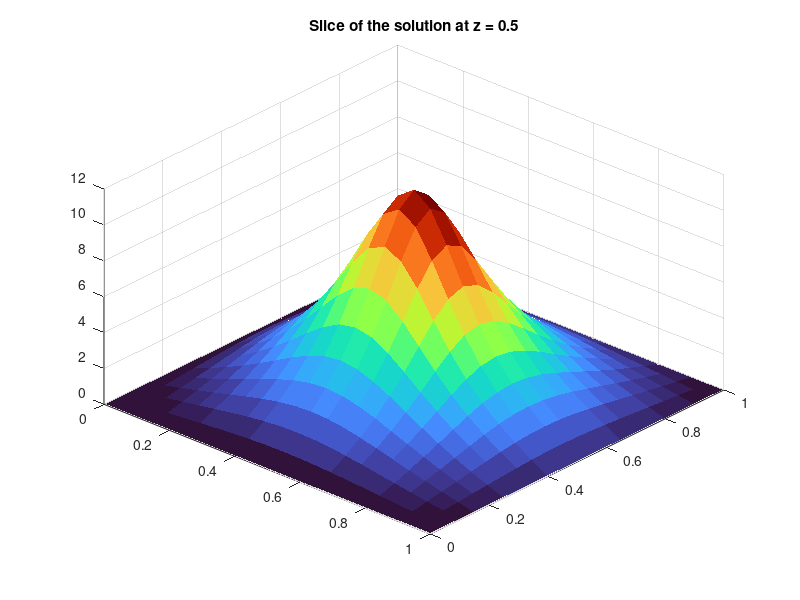
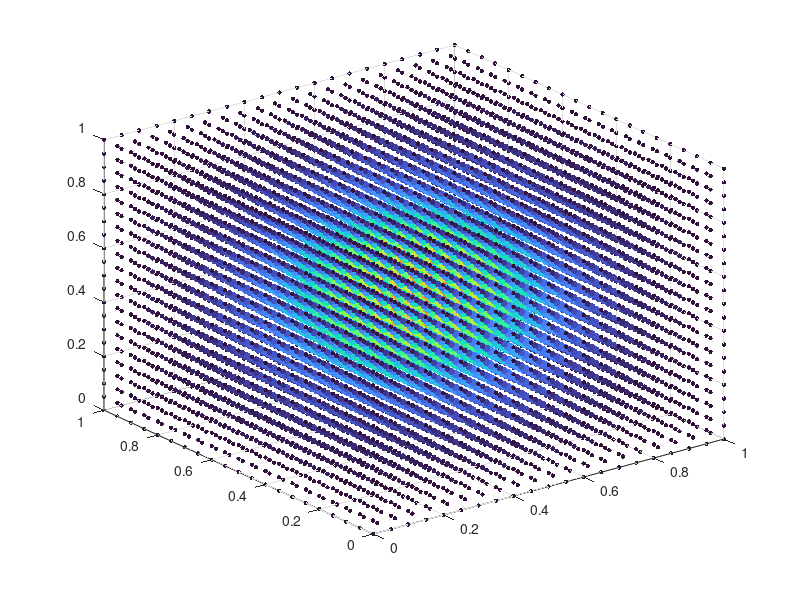

Reproduce these figures in MATLAB, in order. (Note: this script raises an error after producing the figures.)
% newtons method for PDE's
% written by fixedotter

clear; clc;

% boring const
n = 20; dx = 1/n; n_half = round(n/2);
ds = 0.1; % s_f = 3*pi^2; % final s
s_f = 0;

% array of s 
s_array = 0:ds:s_f;
u_array = zeros(1,length(s_array)); % to store solutions for each s

% basically just the grid
x = linspace(0,1,n+1)'; xs = x(2:end-1); % full and interior pts in interval 
[YS,XS,ZS] = meshgrid(xs,xs,xs); % grid of interior points

% defining the laplacian in 2d
I  = speye(n-1);
I_sq = speye((n-1)^2);
D2 = spdiags(kron(ones(n-1,1),[1 -2 1]),-1:1,n-1,n-1)/dx^2;

% Laplacian = D_2x + D_2^y
L  = kron(I,D2) + kron(D2, I);

% laplacian w/ cube
L_cub = kron(I_sq,D2) + kron(L,I);

% compute first 6 eigen pairs
[V,D] = eigs(-L_cub,6,'sm'); 
disp(D)
% 6 smallest DIFFERENT eigenvalues are 3*pi^2, 6*pi^2, 9*pi^2, 11*pi^2, 12*pi^2, 14*pi^2
% since there's a linear combination, we basically get 3 of each of them after 3*pi^2, which is what we see in the diag(D) output

% function & it's jacobian with s to move along solution space?
F = @(s,u) L_cub*u + s*u + u.^3; % actual funct with s to move along the solutions
J = @(s,u) L_cub + spdiags(s + 3*u.^2, 0, (n-1)^3, (n-1)^3); % jacobian with s

% for some reason 8 times the whole thing is a good guess but 9 or 7 isnt
f = @(x,y,z) sin(pi*x).*sin(pi*y).*sin(pi*z)*8; % init guess


% putting her into a column for easy matrix ops
u = reshape(f(XS,YS,ZS), (n-1)^3, 1);

% % do again with s & see if we can loop over the solutions to plot a grid
% for s = 0:ds:2*pi^2
%   chi = J(s,u)\F(s,u); % next newton step
%   u = u - chi; % update
%   if (norm(chi) < 1e-6) % stopping condition
%     break
%   end
% end

% just doing s = 0 for now
for s = 0:ds:s_f
  % newtons meth step
  for i = 1:250
    chi = J(s,u)\F(s,u); % next newton step
    u = u - chi; % update
    fprintf("iteration %d, norm of chi: %e\n", i, norm(chi));
    disp(max(abs(u))); % max value of u
    if (norm(chi) < 1e-6) % stopping condition
      break
    end
  end
  u_array(s+1) = max(abs(u)); % store the max value of u for this s
end

% bringing it back to 3d for plotting
u = reshape(u, n-1, n-1, n-1); % reshape function
Sol_3d = zeros(n+1,n+1,n+1); % boundary conditions
Sol_3d(2:end-1,2:end-1,2:end-1) = u; % feeding in the solution
[X,Y,Z] = meshgrid(x,x,x); % grid for plotting


% can we save this to a mf gif
gifFile = "neubergers_cube_w_newtonsMeth.gif";
% for k = 0:n
%   figure("Visible",'off')
%   colormap(jet); % shading interp
%   Z_slice = Z(:,:,k+1); % slicing the solution at z = k*ds
%   zlim([-1,1]); % keeping the z axis fixed so it's less confusing
%   xlim([0,1]); ylim([0,1]); % keeping x and y axis fixed too
%   surf(X(:,:,k+1),Y(:,:,k+1),Z_slice,'edgecolor','none'); % plotting the slice of the solution
%   titleName = strcat('z = ', num2str(k*dx));
%   title(titleName)
%   view(42,-42);
%   % exportgraphics(gcf, strcat('neubergers_cube_w_newtonsMeth_s=', num2str(k*ds), '.png')); % saving the figure
%   exportgraphics(gcf,gifFile,Append=true); % saving to the gif
% end

% surface figure
figure
surf(X(:,:,n_half),Y(:,:,n_half),Sol_3d(:,:,n_half),'edgecolor','none'); % plotting the slice of the solution
title('Slice of the solution at z = 0.5')
% zlim([0 10E-34])
view(42,42);

scatX = reshape(X, [],1,1);
scatY = reshape(Y, [],1,1);
scatZ = reshape(Z, [],1,1);
scatSol_3d = reshape(Sol_3d, [],1,1);
scatSize = ones(length(scatZ),1)*200*dx;
scatColor = zeros(length(scatSol_3d),3);

% convert scatSol_3d to rbg value depending on magnitude of each element
scatSolNorm = (scatSol_3d - min(scatSol_3d)) / (max(scatSol_3d) - min(scatSol_3d));
cmap = colormap("turbo");
scatSize = scatSize + scatSolNorm*200;

% loop through the normalized solution and plot color
for idx = 1:length(scatSol_3d)
  scatColor(idx, :) = cmap(round(scatSolNorm(idx) * (size(cmap, 1) - 1) + 1), :);
end

% scatter3d figure
figure
% in order to dynamically change the point plot
scat = scatter3(scatX,scatY,scatZ,scatSize,scatColor,"filled");
% making face data something I can manipulate
scat.MarkerFaceAlpha = "flat";
% keeps the points that are at 0
% scat.AlphaData = .2 + .8 * scatSolNorm;
% just raw
scat.AlphaData = scatSolNorm;

figure
plot(s_array, u_array, '-o');
xlabel('s value');
ylabel('max absolute value u');
title('max |u| vs s');
grid on;

% figure
% colormap(jet); % shading interp
% isosurface(X,Y,Z,0); % plotting the isosurface of the solution
% title('Isosurface of the solution at s = 3*pi^2')
% view(42,-42);



  % what chat said
  % figure('Visible','off','Name','gif');
  % colormap(jet); % shading interp
  % isosurface(X,Y,Z,k*ds); % plotting the isosurface of the solution
  % titleVar = strcat('s = ', num2str(k*ds));
  % title(titleVar)
  % view(42,-42);
  % saveas(gcf, strcat('wave_sol_s=', num2str(k*ds), '.png'));

% isosurface(X,Y,Z,0); % plotting the isosurface of the solution
